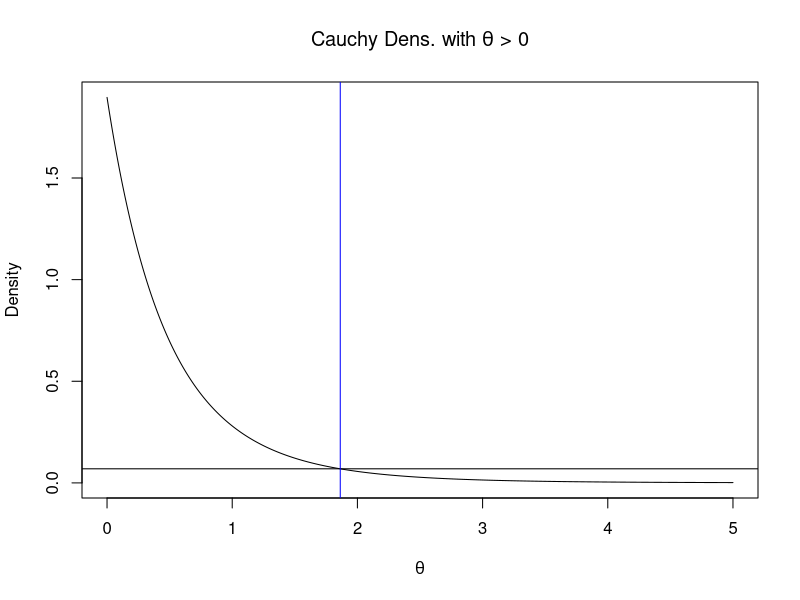

The R source for this figure:
# Berger 2
require(dplyr)
require(ggplot2)
require(ggthemes)
x <- c(-4.0, -5.5, -7.5, -4.5, -3.0)
p <- seq(0,5,1/1000)

CauchyHPD <- function(x, # vector of samples 
                      p, # vector of possible parameter values
                      alpha = 0.95, # HPD interval value
                      tol = 0.0001,
                      climlow = 0,
                      climhigh = Inf) { # level of tolerance for exact HPD interval
  
    
    cauchydist <- function(x,p) {
      H = vector(mode = "numeric",length = length(x))
      for(i in 1:length(x)){
        H[i] = (1+(x[i] - p)^2)^(-1)
      }
      return(prod(H))
    }
    
  dens = function(p) vapply(p,cauchydist,min(p), x = x)
  c = (integrate(dens, climlow , climhigh)$value)^(-1)
  df = data.frame(vparams = p, postdens = c*dens(p))

  cumdist = cumsum(df$postdens)*diff(df$vparams)[1]
  # cumdist = c*integrate(dens,climlow,y)$value
  difference = abs(alpha - cumdist)
  post_median = which.min(abs(cumdist-0.5))
  
  HPDlimits <- function(post_dens) { ## find lower and upper values for which
    ## prob dens is closest to target value
    lower = 1
    upper = which.min(abs(df$postdens[(post_median+1):length(df$postdens)]-post_dens))+post_median
    limits = c(lower,upper)
  }
  
  HPDlimitarea <- function(post_dens) {
    limitints = HPDlimits(post_dens)
    limitarea = sum(df$postdens[limitints[1]:limitints[2]])*diff(df$vparams)[1]
  }
  ## find credible interval
  v2 = seq(0,max(df$postdens),by=tol)
  vals = sapply(v2,HPDlimitarea)
  w = which.min(abs(vals-alpha))
  r = c(df$vparams[HPDlimits(v2[w])],c*integrate(dens,climlow,df$vparams[HPDlimits(v2[w])][2])$value)
  names(r) = c("lower","upper","dens")

  plot(df$vparams, df$postdens, type = 'l',xlab = expression(theta),
       ylab = "Density")
  abline(h = df[HPDlimits(v2[w])[2],"postdens"])
  abline(v = r["upper"], col = 'blue')
  title(bquote(paste("Cauchy Dens. with ", theta," > 0")))
  
  return(r)
}

CauchyHPD(x=x,p=p, climlow = 0, climhigh = Inf)
